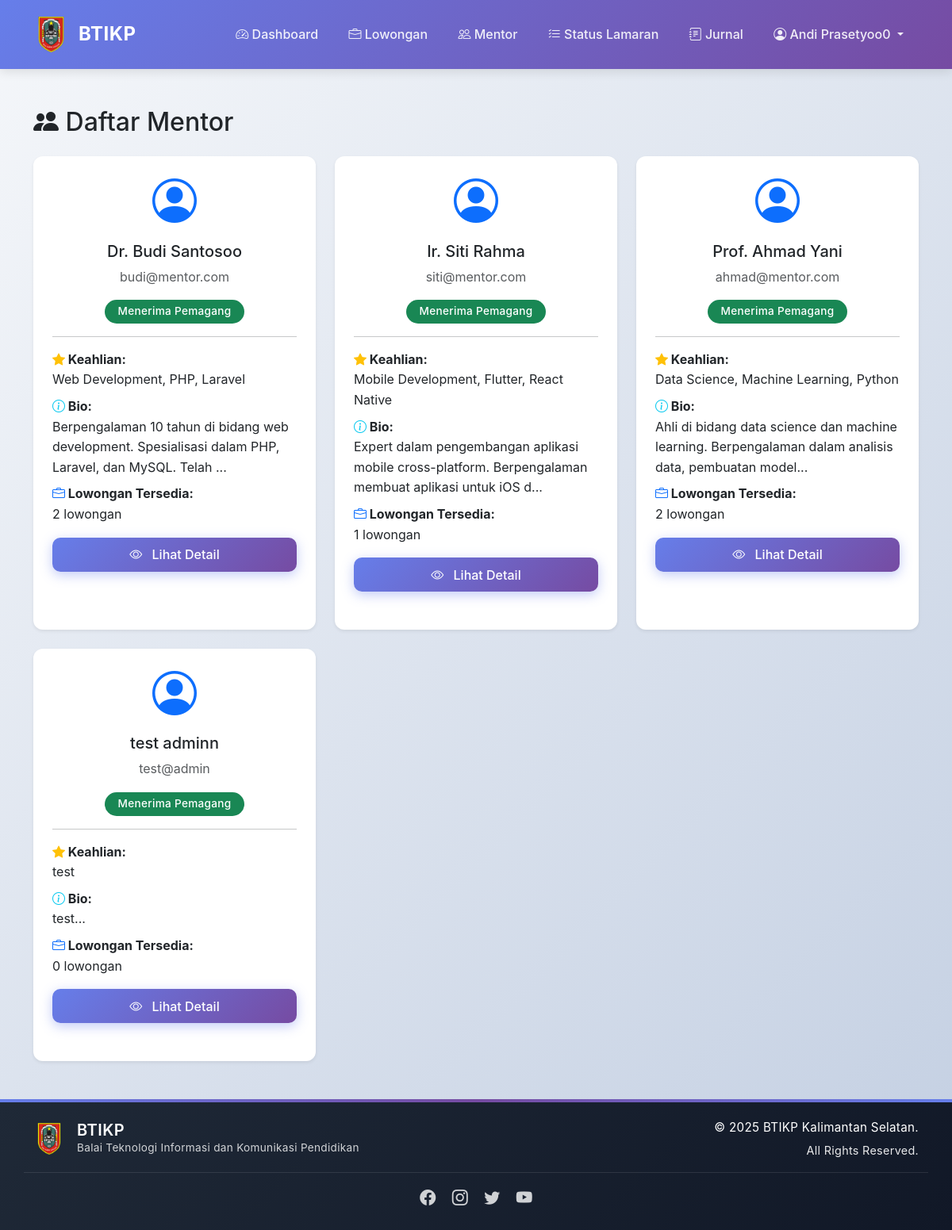
The app's page /pages/mentor_list.php (signed in) with its own data.
### tables this page shows
CREATE TABLE `mentors` (
  `user_id` int(11) NOT NULL,
  `keahlian` varchar(255) NOT NULL,
  `bio` text,
  `status_open` tinyint(1) DEFAULT '1',
  `foto` varchar(255) DEFAULT NULL
);

CREATE TABLE `users` (
  `id` int(11) NOT NULL,
  `nama` varchar(100) NOT NULL,
  `email` varchar(100) NOT NULL,
  `password` varchar(255) NOT NULL,
  `role` enum('mahasiswa','mentor','admin') NOT NULL,
  `created_at` datetime DEFAULT CURRENT_TIMESTAMP
);

### pages/mentor_list.php (the view, shortened to what this page needs)
<?php
require_once '../config/database.php';
include '../includes/header.php';
$query = "SELECT u.*, m.keahlian, m.bio, m.status_open, m.foto,
          (SELECT COUNT(*) FROM lowongan WHERE mentor_id = m.user_id AND status = 'open') as jumlah_lowongan
          FROM users u
          JOIN mentors m ON u.id = m.user_id
          WHERE u.role = 'mentor'
          ORDER BY m.status_open DESC, u.nama ASC";
$result = mysqli_query($conn, $query);
?>
<div class="container my-5">
    <h2 class="mb-4">
        <i class="bi bi-people-fill"></i> Daftar Mentor
    </h2>
    <?php if (mysqli_num_rows($result) > 0): ?>
        <div class="row g-4">
            <?php while ($row = mysqli_fetch_assoc($result)): ?>
            <div class="col-md-6 col-lg-4">
                <div class="card h-100 shadow-sm">
                    <div class="card-body text-center">
                        <i class="bi bi-person-circle display-4 text-primary"></i>
                        <h5 class="card-title mt-3"><?= $row['nama'] ?></h5>
                        <p class="text-muted"><?= $row['email'] ?></p>
                        <div class="mb-2">
                            <span class="badge bg-<?= $row['status_open'] ? 'success' : 'secondary' ?>">
                                <?= $row['status_open'] ? 'Menerima Pemagang' : 'Tidak Tersedia' ?>
                            </span>
                        </div>
                        <hr>
                        <div class="text-start mb-3">
                            <strong><i class="bi bi-star-fill text-warning"></i> Keahlian:</strong>
                            <p class="mb-2"><?= $row['keahlian'] ?></p>
                            <strong><i class="bi bi-info-circle text-info"></i> Bio:</strong>
                            <p class="mb-2"><?= substr($row['bio'], 0, 100) ?>...</p>
                            <strong><i class="bi bi-briefcase text-primary"></i> Lowongan Tersedia:</strong>
                            <p><?= $row['jumlah_lowongan'] ?> lowongan</p>
                        </div>
                        <button class="btn btn-primary w-100" data-bs-toggle="modal" data-bs-target="#mentorModal<?= $row['id'] ?>">
                            <i class="bi bi-eye"></i> Lihat Detail
                        </button>
                    </div>
                </div>
            </div>
            <?php endwhile; ?>
        </div>
    <?php else: ?>
        <div class="alert alert-info">
            <i class="bi bi-info-circle"></i> Belum ada mentor tersedia saat ini.
        </div>
    <?php endif; ?>
</div>
<?php include '../includes/footer.php'; ?>

### assets/css/style.css (style rules this page uses)
:root { --primary-color: #0d6efd; --primary-dark: #0a58ca; --secondary-color: #6c757d; --success-color: #198754; --info-color: #0dcaf0; --warning-color: #ffc107; --danger-color: #dc3545; --light-bg: #f8f9fa; --dark-text: #212529; --shadow-sm: 0 2px 4px rgba(0,0,0,0.08); --shadow-md: 0 4px 12px rgba(0,0,0,0.1); --shadow-lg: 0 8px 24px rgba(0,0,0,0.12); --border-radius: 12px; --transition: all 0.3s cubic-bezier(0.4, 0, 0.2, 1); }
* { margin: 0; padding: 0; box-sizing: border-box; }
body { font-family: 'Inter', -apple-system, BlinkMacSystemFont, 'Segoe UI', Roboto, 'Helvetica Neue', Arial, sans-serif; line-height: 1.6; color: var(--dark-text); background: linear-gradient(135deg, #f5f7fa 0%, #c3cfe2 100%); min-height: 100vh; overflow-x: hidden; }
html { scroll-behavior: smooth; }
.card { border: none; border-radius: var(--border-radius); box-shadow: var(--shadow-sm); transition: var(--transition); overflow: hidden; background: white; margin-bottom: 1.5rem; }
.card-body { padding: 1.5rem; }
.btn { border-radius: 10px; padding: 0.6rem 1.5rem; font-weight: 500; transition: var(--transition); border: none; position: relative; overflow: hidden; z-index: 1; }
.btn::before { content: ''; position: absolute; top: 50%; left: 50%; width: 0; height: 0; border-radius: 50%; background: rgba(255, 255, 255, 0.3); transform: translate(-50%, -50%); transition: width 0.6s, height 0.6s; z-index: -1; }
.btn-primary { background: linear-gradient(135deg, #667eea 0%, #764ba2 100%); box-shadow: 0 4px 15px rgba(102, 126, 234, 0.4); }
.badge { padding: 0.5rem 1rem; border-radius: 20px; font-weight: 500; font-size: 0.85rem; letter-spacing: 0.3px; }
.container { animation: fadeIn 0.6s ease; }
.bi { transition: var(--transition); }
.card-title .bi, .btn .bi { margin-right: 0.5rem; }

### records on screen
mentors: user_id.nama "Dr. Budi Santosoo", user_id.email "budi@mentor.com", status_open "Menerima Pemagang", keahlian "Web Development, PHP, Laravel", bio "Berpengalaman 10 tahun di bidang web development. Spesialisasi dalam PHP, Laravel, dan MySQL. Telah", jumlah_lowongan "2"
mentors: user_id.nama "Ir. Siti Rahma", user_id.email "siti@mentor.com", status_open "Menerima Pemagang", keahlian "Mobile Development, Flutter, React Native", bio "Expert dalam pengembangan aplikasi mobile cross-platform. Berpengalaman membuat aplikasi untuk iOS d", jumlah_lowongan "1"
mentors: user_id.nama "Prof. Ahmad Yani", user_id.email "ahmad@mentor.com", status_open "Menerima Pemagang", keahlian "Data Science, Machine Learning, Python", bio "Ahli di bidang data science dan machine learning. Berpengalaman dalam analisis data, pembuatan model", jumlah_lowongan "2"
mentors: user_id.nama "test adminn", user_id.email "test@admin", status_open "Menerima Pemagang", keahlian "test", bio "test", jumlah_lowongan "0"

### other values on screen
$_SESSION['nama'] "Andi Prasetyoo0"
